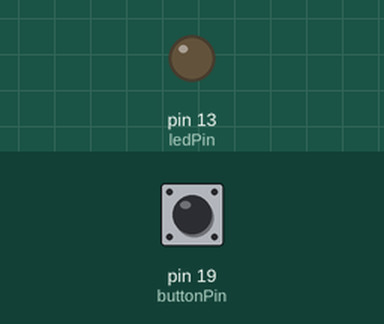
A sketch run on a simulated Arduino Uno, built with avr-gcc and run on an emulated ATmega328P. Shown: output pins drawn as LEDs (lit = HIGH). The test bench sets the inputs (shaded band); at power-on: pin 19 (buttonPin) HIGH.

Above: at 1.2 s.
1.3 s: pin 19 (buttonPin) pulled LOW for 0.15 s
At 1.37 s:
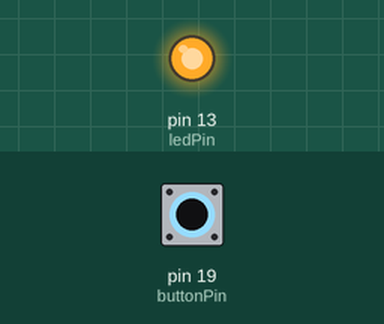
2.9 s: pin 19 (buttonPin) pulled LOW for 3.2 s
At 6.6 s:
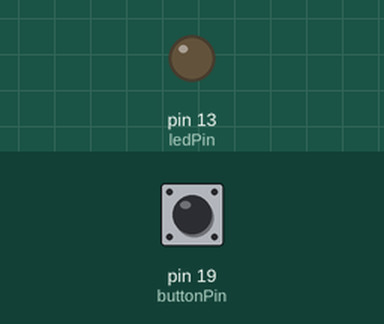
Timing chart, 0 to 8.1 s (numbered marks = the images above; inputs shaded):
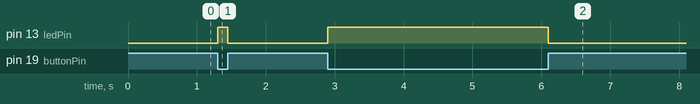

Measured:
- after the input at 1.3 s, pin 13 (ledPin): LOW → HIGH at once, → LOW 0.15 s later
- after the input at 2.9 s, pin 13 (ledPin): LOW → HIGH at once, → LOW 3.2 s later

The sketch:

PushButton_Test.ino
```cpp
const int buttonPin = 19;  // Pin where the button is connected
const int ledPin = 13;     // Internal LED pin

int buttonState = 0;       // Variable for reading the button status

void setup() {
  pinMode(buttonPin, INPUT_PULLUP); // Initialize the button pin as an input with internal pull-up resistor
  pinMode(ledPin, OUTPUT);          // Initialize the LED pin as an output
}

void loop() {
  buttonState = digitalRead(buttonPin); // Read the state of the button

  // Check if the button is pressed
  // Since the button is connected to ground, the input will be LOW when pressed
  if (buttonState == LOW) {
    digitalWrite(ledPin, HIGH); // Turn on the LED
  } else {
    digitalWrite(ledPin, LOW);  // Turn off the LED
  }
}
```
